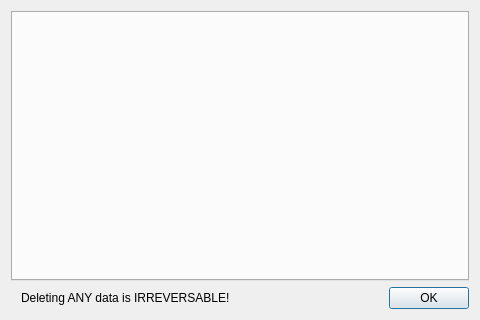
<?xml version="1.0" encoding="UTF-8"?>
<ui version="4.0">
 <class>DataDialog</class>
 <widget class="QDialog" name="DataDialog">
  <property name="geometry">
   <rect>
    <x>0</x>
    <y>0</y>
    <width>480</width>
    <height>320</height>
   </rect>
  </property>
  <property name="sizePolicy">
   <sizepolicy hsizetype="Expanding" vsizetype="Expanding">
    <horstretch>0</horstretch>
    <verstretch>0</verstretch>
   </sizepolicy>
  </property>
  <property name="minimumSize">
   <size>
    <width>300</width>
    <height>320</height>
   </size>
  </property>
  <property name="windowTitle">
   <string>Data Manager</string>
  </property>
  <layout class="QVBoxLayout" name="verticalLayout">
   <item>
    <layout class="QHBoxLayout" name="horizontalLayout" stretch="0">
     <item>
      <widget class="QTabWidget" name="pages">
       <property name="currentIndex">
        <number>-1</number>
       </property>
      </widget>
     </item>
    </layout>
   </item>
   <item>
    <layout class="QHBoxLayout" name="horizontalLayout_2">
     <property name="leftMargin">
      <number>10</number>
     </property>
     <item>
      <widget class="QLabel" name="label">
       <property name="text">
        <string>Deleting ANY data is IRREVERSABLE!</string>
       </property>
      </widget>
     </item>
     <item>
      <widget class="QDialogButtonBox" name="buttonBox">
       <property name="orientation">
        <enum>Qt::Orientation::Horizontal</enum>
       </property>
       <property name="standardButtons">
        <set>QDialogButtonBox::StandardButton::Ok</set>
       </property>
      </widget>
     </item>
    </layout>
   </item>
  </layout>
 </widget>
 <resources/>
 <connections>
  <connection>
   <sender>buttonBox</sender>
   <signal>accepted()</signal>
   <receiver>DataDialog</receiver>
   <slot>accept()</slot>
   <hints>
    <hint type="sourcelabel">
     <x>248</x>
     <y>254</y>
    </hint>
    <hint type="destinationlabel">
     <x>157</x>
     <y>274</y>
    </hint>
   </hints>
  </connection>
  <connection>
   <sender>buttonBox</sender>
   <signal>rejected()</signal>
   <receiver>DataDialog</receiver>
   <slot>reject()</slot>
   <hints>
    <hint type="sourcelabel">
     <x>316</x>
     <y>260</y>
    </hint>
    <hint type="destinationlabel">
     <x>286</x>
     <y>274</y>
    </hint>
   </hints>
  </connection>
 </connections>
</ui>
